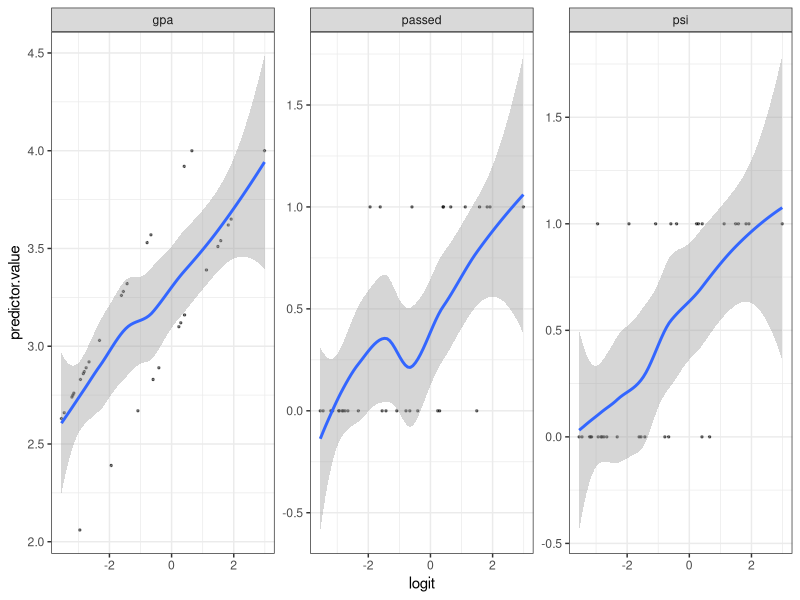

Write R code to recreate this figure.
## ---- chunk 1
options(digits=3)
options(knitr.duplicate.label = "allow")
## ---- chunk 2
library(ggplot2)
library(car)
library(tidyverse)
library(broom)

## ---- chunk 3
psidata=read.table(file="psi.txt",header=TRUE)
psidata
## ---- chunk 4
psi_model <- glm(passed~gpa+psi, data = psidata, family = binomial)
psi_model2 <- glm(passed~gpa, data = psidata, family = binomial)
anova(psi_model2,psi_model,test="Chisq")
## ---- chunk 5
model <- glm(passed~., data = psidata, family = binomial)
probabilities <- predict(model, type = "response")

# Select only numeric predictors
mydata <- psidata %>%
  dplyr::select_if(is.numeric) 

predictors <- colnames(mydata)
# Bind the logit and tidying the data for plot
mydata <- mydata %>%
  mutate(logit = log(probabilities/(1-probabilities))) %>%
  gather(key = "predictors", value = "predictor.value", -logit)

ggplot(mydata, aes(logit, predictor.value))+
  geom_point(size = 0.5, alpha = 0.5) +
  geom_smooth(method = "loess") + 
  theme_bw() + 
  facet_wrap(~predictors, scales = "free_y")
## ---- chunk 6
model.data <- augment(model) %>% 
  mutate(index = 1:n()) 
# augment() computes the standardized residuals and the Cook’s distance

model.data %>% 
  filter(abs(.std.resid) > 3)
# filters potential influential data points 
## ---- chunk 7
car::vif(model)
## ---- chunk 8
psidata$gpa=factor(psidata$gpa); psidata$psi=factor(psidata$psi)
psi_model2 <- glm(passed~psi+gpa, data = psidata, family = binomial)
summary(psi_model2)
## ---- chunk 9
 predict(psi_model2,data.frame(psi="1",gpa="3.03"),type="response")

 predict(psi_model2,data.frame(psi="0",gpa="3.03"),type="response")
## ---- chunk 10
psi_model3 = glm(passed~psi, data = psidata, family = binomial)
predict(psi_model3,data.frame(psi="0"),type="response")
predict(psi_model3,data.frame(psi="1"),type="response")
## ---- chunk 11
psi_interaction=glm(passed~gpa*psi,data=psidata,family=binomial)
anova(psi_interaction,test="Chisq")
## ---- chunk 12
matrix=xtabs(~passed+psi,data=psidata)
matrix
## ---- chunk 13
chisq.test(matrix,simulate.p.value=TRUE)
## ---- chunk 14
fisher.test(matrix)
